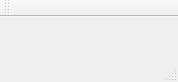
<?xml version="1.0" encoding="UTF-8"?>
<ui version="4.0">
 <class>MainWindow</class>
 <widget class="QMainWindow" name="MainWindow">
  <property name="geometry">
   <rect>
    <x>0</x>
    <y>0</y>
    <width>178</width>
    <height>82</height>
   </rect>
  </property>
  <property name="windowTitle">
   <string>MainWindow</string>
  </property>
  <widget class="QWidget" name="centralWidget"/>
  <widget class="QMenuBar" name="menuBar">
   <property name="geometry">
    <rect>
     <x>0</x>
     <y>0</y>
     <width>178</width>
     <height>31</height>
    </rect>
   </property>
  </widget>
  <widget class="QToolBar" name="mainToolBar">
   <attribute name="toolBarArea">
    <enum>TopToolBarArea</enum>
   </attribute>
   <attribute name="toolBarBreak">
    <bool>false</bool>
   </attribute>
  </widget>
  <widget class="QStatusBar" name="statusBar"/>
 </widget>
 <layoutdefault spacing="6" margin="11"/>
 <resources/>
 <connections/>
</ui>
